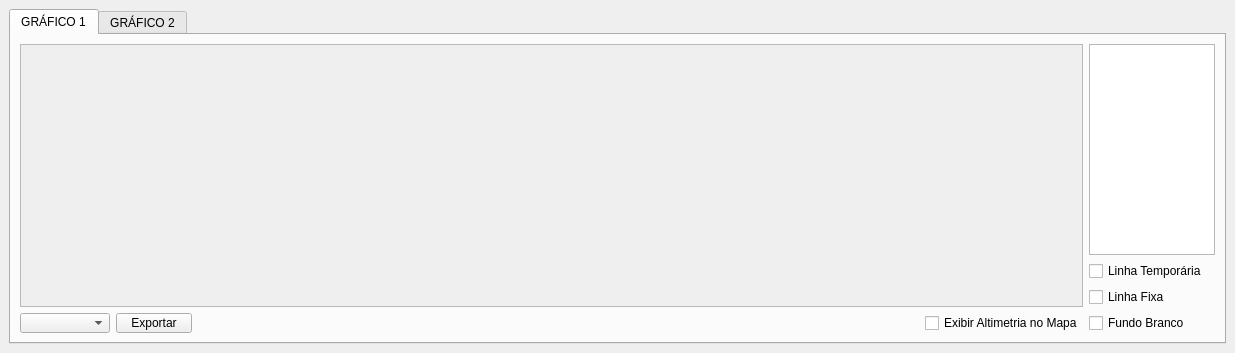
<?xml version="1.0" encoding="UTF-8"?>
<ui version="4.0">
 <class>gsDockWidget</class>
 <widget class="QgsDockWidget" name="gsDockWidget">
  <property name="geometry">
   <rect>
    <x>0</x>
    <y>0</y>
    <width>1235</width>
    <height>353</height>
   </rect>
  </property>
  <property name="windowTitle">
   <string>gsDockWidget</string>
  </property>
  <widget class="QWidget" name="dockWidgetContents">
   <layout class="QGridLayout" name="gridLayout">
    <item row="0" column="0">
     <widget class="QTabWidget" name="tabWidget">
      <property name="minimumSize">
       <size>
        <width>640</width>
        <height>313</height>
       </size>
      </property>
      <property name="currentIndex">
       <number>0</number>
      </property>
      <widget class="QWidget" name="tab">
       <attribute name="title">
        <string>GRÁFICO 1</string>
       </attribute>
       <layout class="QGridLayout" name="gridLayout_2">
        <item row="3" column="3">
         <widget class="QCheckBox" name="checkBox_Cotas">
          <property name="minimumSize">
           <size>
            <width>0</width>
            <height>20</height>
           </size>
          </property>
          <property name="maximumSize">
           <size>
            <width>16777215</width>
            <height>20</height>
           </size>
          </property>
          <property name="text">
           <string>Exibir Altimetria no Mapa</string>
          </property>
         </widget>
        </item>
        <item row="0" column="4">
         <widget class="QListWidget" name="listWidgetRaster">
          <property name="minimumSize">
           <size>
            <width>0</width>
            <height>0</height>
           </size>
          </property>
          <property name="maximumSize">
           <size>
            <width>130</width>
            <height>1000</height>
           </size>
          </property>
         </widget>
        </item>
        <item row="3" column="2">
         <spacer name="horizontalSpacer">
          <property name="orientation">
           <enum>Qt::Horizontal</enum>
          </property>
          <property name="sizeHint" stdset="0">
           <size>
            <width>726</width>
            <height>20</height>
           </size>
          </property>
         </spacer>
        </item>
        <item row="3" column="4">
         <widget class="QCheckBox" name="checkBox_PB">
          <property name="minimumSize">
           <size>
            <width>80</width>
            <height>20</height>
           </size>
          </property>
          <property name="text">
           <string>Fundo Branco</string>
          </property>
         </widget>
        </item>
        <item row="3" column="0">
         <widget class="QComboBox" name="comboBoxTipo">
          <property name="minimumSize">
           <size>
            <width>90</width>
            <height>20</height>
           </size>
          </property>
          <property name="maximumSize">
           <size>
            <width>16777215</width>
            <height>20</height>
           </size>
          </property>
         </widget>
        </item>
        <item row="0" column="0" rowspan="3" colspan="4">
         <widget class="QScrollArea" name="scrollAreaGrafico">
          <property name="minimumSize">
           <size>
            <width>480</width>
            <height>240</height>
           </size>
          </property>
          <property name="widgetResizable">
           <bool>true</bool>
          </property>
          <widget class="QWidget" name="scrollAreaWidgetContents">
           <property name="geometry">
            <rect>
             <x>0</x>
             <y>0</y>
             <width>1055</width>
             <height>241</height>
            </rect>
           </property>
          </widget>
         </widget>
        </item>
        <item row="1" column="4">
         <widget class="QCheckBox" name="checkBoxLinha">
          <property name="layoutDirection">
           <enum>Qt::LeftToRight</enum>
          </property>
          <property name="text">
           <string>Linha Temporária</string>
          </property>
         </widget>
        </item>
        <item row="3" column="1">
         <widget class="QPushButton" name="pushButtonExportar">
          <property name="minimumSize">
           <size>
            <width>75</width>
            <height>20</height>
           </size>
          </property>
          <property name="maximumSize">
           <size>
            <width>16777215</width>
            <height>20</height>
           </size>
          </property>
          <property name="text">
           <string>Exportar</string>
          </property>
         </widget>
        </item>
        <item row="2" column="4">
         <widget class="QCheckBox" name="checkBoxLinha2">
          <property name="text">
           <string>Linha Fixa</string>
          </property>
         </widget>
        </item>
       </layout>
      </widget>
      <widget class="QWidget" name="tab_2">
       <attribute name="title">
        <string>GRÁFICO 2</string>
       </attribute>
       <layout class="QGridLayout" name="gridLayout_5">
        <item row="1" column="7">
         <widget class="QLabel" name="label">
          <property name="maximumSize">
           <size>
            <width>70</width>
            <height>20</height>
           </size>
          </property>
          <property name="text">
           <string>Espaçamento:</string>
          </property>
         </widget>
        </item>
        <item row="0" column="7" colspan="3">
         <widget class="QFrame" name="frame">
          <property name="maximumSize">
           <size>
            <width>300</width>
            <height>1000</height>
           </size>
          </property>
          <property name="frameShape">
           <enum>QFrame::Box</enum>
          </property>
          <property name="frameShadow">
           <enum>QFrame::Sunken</enum>
          </property>
          <layout class="QGridLayout" name="gridLayout_4">
           <item row="0" column="0">
            <widget class="QTableWidget" name="tableWidget_Dados"/>
           </item>
          </layout>
         </widget>
        </item>
        <item row="1" column="5">
         <widget class="QCheckBox" name="checkBox_Inclina">
          <property name="maximumSize">
           <size>
            <width>16777215</width>
            <height>20</height>
           </size>
          </property>
          <property name="text">
           <string>Exibir Inclinação no Mapa</string>
          </property>
         </widget>
        </item>
        <item row="1" column="0">
         <widget class="QComboBox" name="comboBoxTipo_2">
          <property name="minimumSize">
           <size>
            <width>90</width>
            <height>20</height>
           </size>
          </property>
          <property name="maximumSize">
           <size>
            <width>16777215</width>
            <height>20</height>
           </size>
          </property>
         </widget>
        </item>
        <item row="1" column="1">
         <widget class="QPushButton" name="pushButtonExportar_2">
          <property name="minimumSize">
           <size>
            <width>75</width>
            <height>0</height>
           </size>
          </property>
          <property name="maximumSize">
           <size>
            <width>16777215</width>
            <height>20</height>
           </size>
          </property>
          <property name="text">
           <string>Exportar</string>
          </property>
         </widget>
        </item>
        <item row="1" column="3">
         <spacer name="horizontalSpacer_2">
          <property name="orientation">
           <enum>Qt::Horizontal</enum>
          </property>
          <property name="sizeHint" stdset="0">
           <size>
            <width>643</width>
            <height>20</height>
           </size>
          </property>
         </spacer>
        </item>
        <item row="1" column="9">
         <widget class="QComboBox" name="comboBoxListaRaster">
          <property name="maximumSize">
           <size>
            <width>16777215</width>
            <height>20</height>
           </size>
          </property>
         </widget>
        </item>
        <item row="1" column="8">
         <widget class="QDoubleSpinBox" name="doubleSpinBox_espaco">
          <property name="maximumSize">
           <size>
            <width>60</width>
            <height>20</height>
           </size>
          </property>
          <property name="suffix">
           <string> m</string>
          </property>
          <property name="minimum">
           <double>5.000000000000000</double>
          </property>
          <property name="maximum">
           <double>1000.000000000000000</double>
          </property>
          <property name="singleStep">
           <double>5.000000000000000</double>
          </property>
         </widget>
        </item>
        <item row="0" column="0" colspan="7">
         <widget class="QScrollArea" name="scrollAreaGrafico2">
          <property name="widgetResizable">
           <bool>true</bool>
          </property>
          <widget class="QWidget" name="scrollAreaWidgetContents_2">
           <property name="geometry">
            <rect>
             <x>0</x>
             <y>0</y>
             <width>976</width>
             <height>241</height>
            </rect>
           </property>
          </widget>
         </widget>
        </item>
        <item row="1" column="2">
         <widget class="QPushButton" name="pushButtonCriar">
          <property name="maximumSize">
           <size>
            <width>16777215</width>
            <height>20</height>
           </size>
          </property>
          <property name="text">
           <string>Criar Camada</string>
          </property>
         </widget>
        </item>
       </layout>
      </widget>
     </widget>
    </item>
   </layout>
  </widget>
 </widget>
 <customwidgets>
  <customwidget>
   <class>QgsDockWidget</class>
   <extends>QDockWidget</extends>
   <header>qgsdockwidget.h</header>
   <container>1</container>
  </customwidget>
 </customwidgets>
 <resources/>
 <connections/>
</ui>
